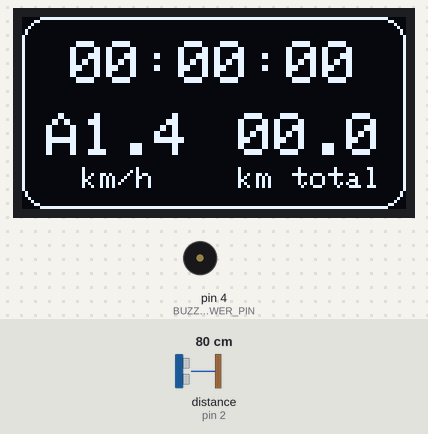
A sketch run on a simulated Arduino Uno, built with avr-gcc and run on an emulated ATmega328P. Parts: 128×64 one-colour display, buzzer (waves = sounding). Wiring (inferred from the names in the program): range finder with pulse-width output: data pin 2. The inputs (shaded band) are chosen by the test bench; at power-on: distance to the obstacle (sensor on pin 2) 80 cm. No radio packets arrive unless stated; what the sketch prints to the serial monitor is not drawn.

Above: at 0.8 s.
At 11.4 s:
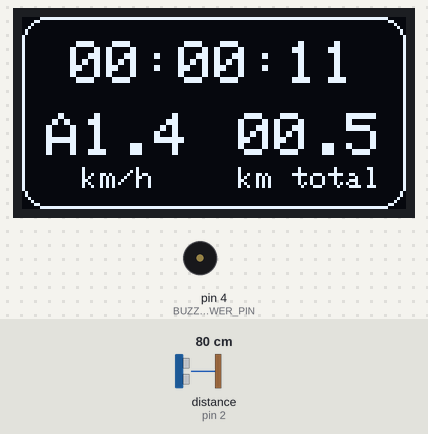
At 19.4 s:
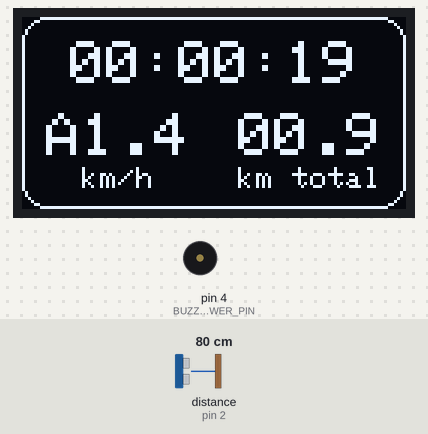
At 38.5 s:
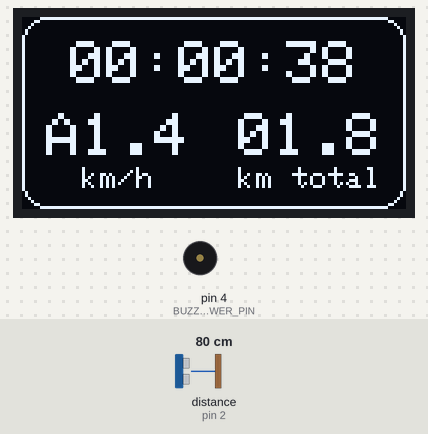
Timing chart, 0 to 40.0 s (numbered marks = the images above):
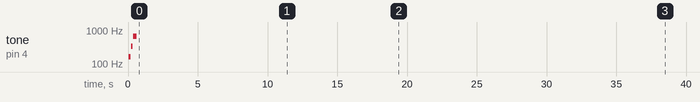

Measured:
- what the display in image 0 shows lasts 0.6 s, from 0.7 s to 1.3 s
- what the display in image 1 shows lasts 1.0 s, from 11.4 s to 12.4 s

The sketch:

bike_comp.ino
```cpp
#include <Wire.h>
#include <SPI.h>
#include <printf.h>
#include <string.h>

/////////////////////////////////////////////////////////////
//  RADIO
/////////////////////////////////////////////////////////////

#define RADIO_NODE_ID 1
#define RADIO_CE_PIN 9
#define RADIO_CSP_PIN 10
#define BASE_RECV_ADDR 0x53654e6400
#define BASE_SEND_ADDR 0x5265437600
#define RECV_ADDR '\x01'
#define SEND_ADDR '\x01'
#define RADIO_CHANNEL 0x30
#define RADIO_PAYLOAD_SIZE 32
#define RADIO_PA_LEVEL RF24_PA_HIGH

#define MSG_TYPE_STATUS 0
#define MSG_TYPE_ERROR 1
#define MSG_TYPE_FIELD_REQUEST 2
#define MSG_TYPE_FIELD_SET 3
#define MSG_TYPE_FIELD_RESPONSE 4
#define MSG_TYPE_PROXY 5

#include "RF24.h"

RF24 radio(RADIO_CE_PIN, RADIO_CSP_PIN);

int init_radio(void) {
    radio.begin();
    radio.setPayloadSize(RADIO_PAYLOAD_SIZE);
    radio.setChannel(RADIO_CHANNEL);
    radio.setPALevel(RADIO_PA_LEVEL);
    radio.setDataRate(RF24_250KBPS);

    radio.openWritingPipe(BASE_SEND_ADDR | SEND_ADDR);
    radio.openReadingPipe(1, BASE_RECV_ADDR | RECV_ADDR);

    radio.startListening();
    printf_begin();
    radio.printDetails();
}

int is_message_available(void) {
    return radio.available();
}

void read_msg(unsigned char* buf, int len) {
    return radio.read(buf, len);
}

int send_msg(int node_id, int msg_type, unsigned char* data, char len) {
    //len: -1 for autodetect, 0 for default
    unsigned char buffer[RADIO_PAYLOAD_SIZE] = {0};
    buffer[0] = RADIO_NODE_ID;
    buffer[1] = msg_type;

    if(len == -1) {
       len = strlen((const char*)data) + 1;
    }
    else if(len == 0) {
        len = RADIO_PAYLOAD_SIZE - 2;
    }

    strncpy((char*)&buffer[2], (const char*)data, len);

    radio.stopListening();
    int response = radio.write(buffer, RADIO_PAYLOAD_SIZE);
    radio.startListening();
    return response;
}


/////////////////////////////////////////////////////////////
//  BUZZER
/////////////////////////////////////////////////////////////
#define BUZZER_POWER_PIN 4

#include "pitches.h"

void _play_melody(int* notes, int* durations, int len) {
  for (int i = 0; i < len; i++) {
    int duration = 1000 / durations[i];
    tone(BUZZER_POWER_PIN, notes[i], duration);

    // to distinguish the notes, set a minimum time between them.
    // the note's duration + 30% seems to work well:
    int pauseBetweenNotes = duration * 1.30;
    delay(pauseBetweenNotes);
    // stop the tone playing:
    noTone(BUZZER_POWER_PIN);
  }
}

// Having separate functions for playing melodies is
// better than declaring data globally, it saves memory.
void play_melody__start() {
  int notes[] = {
    NOTE_E3, NOTE_E4, NOTE_E5,
  };
  int durations[] = {
    8, 8, 4,
  };
  _play_melody(notes, durations, 3);
}


/////////////////////////////////////////////////////////////
//  DISPLAY
/////////////////////////////////////////////////////////////

#include <Adafruit_GFX.h>
#include <Adafruit_SSD1306.h>

// Do not use reset pin
#define DISPLAY_RESET -1
#define DISPLAY_IIC_ADDRESS 0x3C
#define SSD1306_128_64
Adafruit_SSD1306 display(DISPLAY_RESET);


/////////////////////////////////////////////////////////////
//  SPEED SENSOR
/////////////////////////////////////////////////////////////
#define SPEED_SENSOR_PIN 2
#define SPEED_SENSOR_BUFFER_SIZE 10
// Max number of milliseconds to take into account.
#define SPEED_SENSOR_MAX_TIME_INTERVAL 5000
// The distance (in meters) the bike passes in one wheel rotation
#define SPEED_SENSOR_WHEEL_PERIMETER 2.333
volatile unsigned int speed_sensor_buffer[SPEED_SENSOR_BUFFER_SIZE] = {0};
volatile unsigned long speed_sensor_last_time = 0;
volatile int speed_sensor_last_buffer_cell = 0;
volatile unsigned long speed_sensor_total_rotates = 0;

void speed_sensor_interrupt() {
  if (millis() - speed_sensor_last_time <  2) {
    // Reed sensor tends to bounce and generate double signals, let's ignore them.
    return;
  }
  speed_sensor_last_buffer_cell = (speed_sensor_last_buffer_cell + 1) % SPEED_SENSOR_BUFFER_SIZE;
  speed_sensor_buffer[speed_sensor_last_buffer_cell] = millis() - speed_sensor_last_time;
  speed_sensor_last_time = millis();

  speed_sensor_total_rotates++;
}

unsigned int get_current_speed() {
  // return the current speed in km/h
  unsigned long time_sum = 0;
  unsigned char rotations_count = 0;

  unsigned long time_limiter = millis() - speed_sensor_last_time;

  for(char i=0; i<SPEED_SENSOR_BUFFER_SIZE; i++) {
    unsigned int val = speed_sensor_buffer[
        (SPEED_SENSOR_BUFFER_SIZE + speed_sensor_last_buffer_cell - i) % SPEED_SENSOR_BUFFER_SIZE
    ];

    if (val == 0  || (time_limiter + val) > SPEED_SENSOR_MAX_TIME_INTERVAL) {
      // Limit will be reached after adding this value, stopping.
      break;
    }

    rotations_count++;
    time_sum += val;
    time_limiter += val;
  }

  if (time_sum == 0)
    return 0;

  unsigned int res = (unsigned int)((SPEED_SENSOR_WHEEL_PERIMETER * rotations_count) / ((float)time_sum/1000.0) * 3.6 * 10);
  Serial.println(res);
  return res;
  //return (unsigned int)((SPEED_SENSOR_WHEEL_PERIMETER * rotations_count) / ((float)time_sum/1000.0) * 3.6 * 10);
}

float get_average_speed() {
  // return a total distance in km.
  return get_total_distance() / (millis() / 1000 / 3600);
}

unsigned int get_total_distance() {
  // return a total distance in km.
  return (unsigned int) ((SPEED_SENSOR_WHEEL_PERIMETER * speed_sensor_total_rotates) / 1000. * 10);
}

void print_number(unsigned int number) {
  // using `sprintf` with floats requires some additional magic
  // and will use more memory, it's easier to implement it manually:

  display.write('0' + (number / 100));
  display.write('0' + (number / 10 % 10));
  display.write('.');
  display.write('0' + (number % 10));
}

void print_time() {
    unsigned long time = millis() / 1000;
    unsigned char seconds = time % 60;
    time /= 60;
    unsigned char minutes = time % 60;
    time /= 60;

    display.write('0' + time / 10);
    display.write('0' + time % 10);
    display.write(':');
    display.write('0' + minutes / 10);
    display.write('0' + minutes % 10);
    display.write(':');
    display.write('0' + seconds / 10);
    display.write('0' + seconds % 10);
}

void refresh_display() {
  display.clearDisplay();
  display.setTextColor(WHITE);
  display.drawRoundRect(0, 0, display.width(), display.height(), 8, WHITE);

  display.setTextSize(2);

  // Speed
  display.setCursor(8, 32);
  print_number(get_current_speed());

  // Distance
  display.setCursor(72, 32);
  print_number(get_total_distance());

  // Time
  display.setCursor(16, 8);
  print_time();

  display.setTextSize(1);
  display.setCursor(20, 50);
  display.print("km/h");
  display.setCursor(72, 50);
  display.print("km total");

  display.display();
}

void setup() {
    Serial.begin(115200);

    Serial.println("Initializing radio...");
    init_radio();

    pinMode(BUZZER_POWER_PIN, OUTPUT);

    Serial.println("Initializing display...");
    display.begin(SSD1306_SWITCHCAPVCC, DISPLAY_IIC_ADDRESS);
    display.clearDisplay();
    display.display();

    Serial.println("Setting interrupts...");
    attachInterrupt(digitalPinToInterrupt(SPEED_SENSOR_PIN), speed_sensor_interrupt, FALLING);

    // Initialization succeeded, play a cheerful melody
    play_melody__start();
}

void loop() {
  Serial.println(speed_sensor_total_rotates);
  refresh_display();
  delay(500);
}
```

pitches.h
```cpp
#define NOTE_B0  31
#define NOTE_C1  33
#define NOTE_CS1 35
#define NOTE_D1  37
#define NOTE_DS1 39
#define NOTE_E1  41
#define NOTE_F1  44
#define NOTE_FS1 46
#define NOTE_G1  49
#define NOTE_GS1 52
#define NOTE_A1  55
#define NOTE_AS1 58
#define NOTE_B1  62
#define NOTE_C2  65
#define NOTE_CS2 69
#define NOTE_D2  73
#define NOTE_DS2 78
#define NOTE_E2  82
#define NOTE_F2  87
#define NOTE_FS2 93
#define NOTE_G2  98
#define NOTE_GS2 104
#define NOTE_A2  110
#define NOTE_AS2 117
#define NOTE_B2  123
#define NOTE_C3  131
#define NOTE_CS3 139
#define NOTE_D3  147
#define NOTE_DS3 156
#define NOTE_E3  165
#define NOTE_F3  175
#define NOTE_FS3 185
#define NOTE_G3  196
#define NOTE_GS3 208
#define NOTE_A3  220
#define NOTE_AS3 233
#define NOTE_B3  247
#define NOTE_C4  262
#define NOTE_CS4 277
#define NOTE_D4  294
#define NOTE_DS4 311
#define NOTE_E4  330
#define NOTE_F4  349
#define NOTE_FS4 370
#define NOTE_G4  392
#define NOTE_GS4 415
#define NOTE_A4  440
#define NOTE_AS4 466
#define NOTE_B4  494
#define NOTE_C5  523
#define NOTE_CS5 554
#define NOTE_D5  587
#define NOTE_DS5 622
#define NOTE_E5  659
#define NOTE_F5  698
#define NOTE_FS5 740
#define NOTE_G5  784
#define NOTE_GS5 831
#define NOTE_A5  880
#define NOTE_AS5 932
#define NOTE_B5  988
#define NOTE_C6  1047
#define NOTE_CS6 1109
#define NOTE_D6  1175
#define NOTE_DS6 1245
#define NOTE_E6  1319
#define NOTE_F6  1397
#define NOTE_FS6 1480
#define NOTE_G6  1568
#define NOTE_GS6 1661
#define NOTE_A6  1760
#define NOTE_AS6 1865
#define NOTE_B6  1976
#define NOTE_C7  2093
#define NOTE_CS7 2217
#define NOTE_D7  2349
#define NOTE_DS7 2489
#define NOTE_E7  2637
#define NOTE_F7  2794
#define NOTE_FS7 2960
#define NOTE_G7  3136
#define NOTE_GS7 3322
#define NOTE_A7  3520
#define NOTE_AS7 3729
#define NOTE_B7  3951
#define NOTE_C8  4186
#define NOTE_CS8 4435
#define NOTE_D8  4699
#define NOTE_DS8 4978
```
